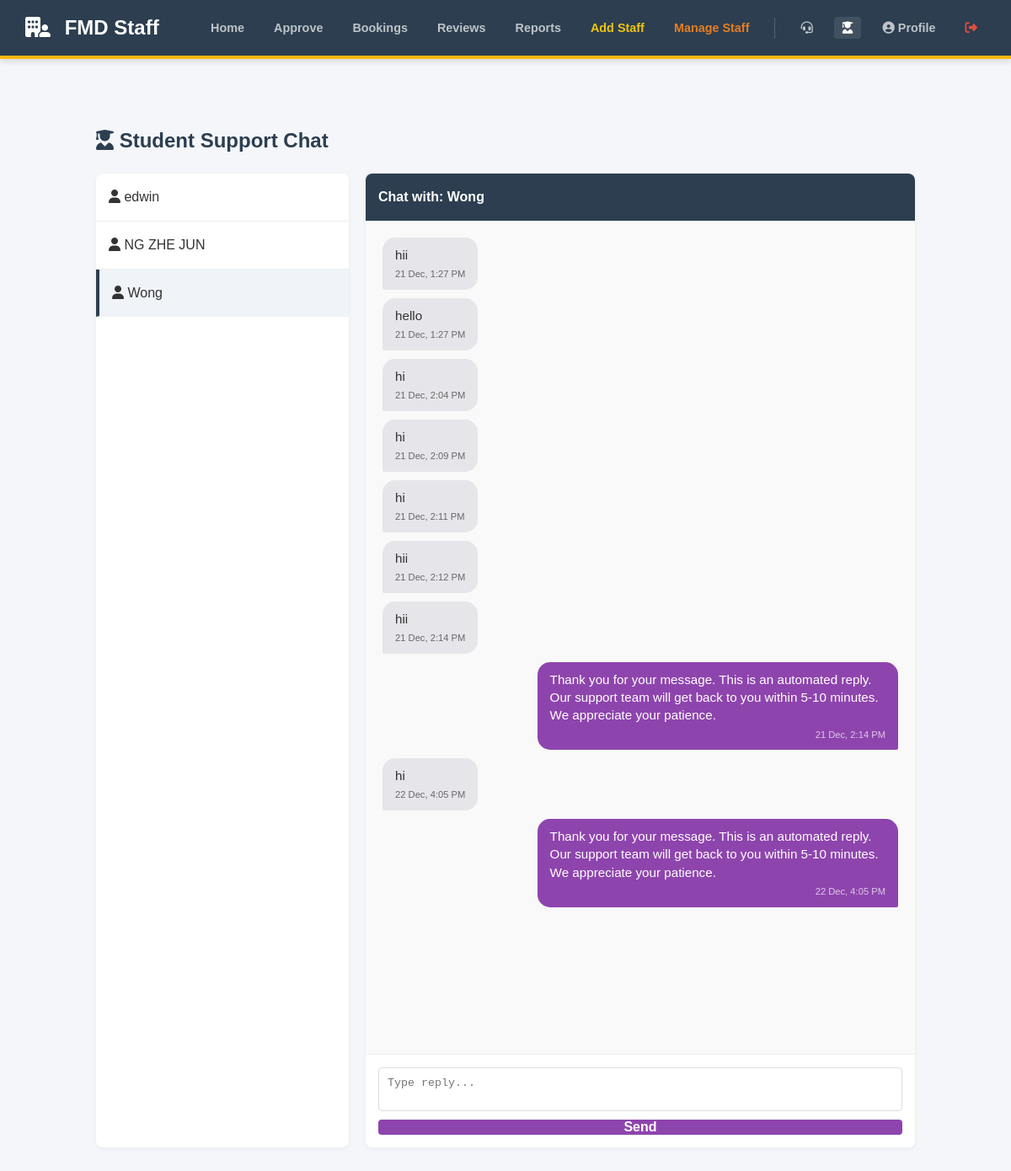
/admin_student_chat.php?student_id=1231201251 (signed in), run on the app's committed database.
### tables this page shows
CREATE TABLE `student_support_messages` (
  `id` int(11) NOT NULL,
  `student_id` varchar(20) NOT NULL,
  `sender_type` enum('student','admin') NOT NULL,
  `message` text NOT NULL,
  `created_at` timestamp NOT NULL DEFAULT current_timestamp(),
  `is_read` tinyint(1) DEFAULT 0
);

### admin_student_chat.php (the view, shortened to what this page needs)
<?php
require_once 'db_connect.php';
$selected_student_id = isset($_GET['student_id']) ? $_GET['student_id'] : '';
$messages = [];
if ($selected_student_id !== '') {
    $sql = "SELECT * FROM student_support_messages WHERE student_id = ? ORDER BY created_at ASC";
    $stmt = $conn->prepare($sql);
    $stmt->bind_param("s", $selected_student_id);
    $stmt->execute();
    $result = $stmt->get_result();
    while ($row = $result->fetch_assoc()) {
        $messages[] = $row;
    }
}
$students_list = [];
$list_sql = "
    SELECT s.student_id, s.name,
    (SELECT COUNT(*) FROM student_support_messages WHERE student_id = s.student_id AND sender_type = 'student' AND is_read = 0) as unread
    FROM students s
    ORDER BY unread DESC, s.name ASC
";
$list_res = mysqli_query($conn, $list_sql);
while($row = mysqli_fetch_assoc($list_res)){
    $students_list[] = $row;
}
require_once 'admin_header.php';
?>
<main class="dashboard-container">
    <div class="container">
        <h2 style="color:#2c3e50; margin:0;"><i class="fa-solid fa-user-graduate"></i> Student Support Chat</h2>
        <div class="chat-layout">
            <div class="chat-sidebar">
                <?php if (count($students_list) > 0): ?>
                    <?php foreach ($students_list as $s): ?>
                        <a href="admin_student_chat.php?student_id=<?php echo urlencode($s['student_id']); ?>"
                           class="student-item <?php echo ($selected_student_id == $s['student_id']) ? 'active' : ''; ?>">
                            <div>
                                <i class="fa-solid fa-user"></i> <?php echo htmlspecialchars($s['name']); ?>
                            </div>
                        </a>
                    <?php endforeach; ?>
                <?php else: ?>
                    <div style="padding:20px; text-align:center; color:#999;">No students found.</div>
                <?php endif; ?>
            </div>
            <div class="chat-area">
                <div class="chat-header">
                    <?php
                        if ($selected_student_id !== '') {
                            $s_name = "Unknown";
                            foreach($students_list as $sl) { if($sl['student_id'] == $selected_student_id) $s_name = $sl['name']; }
                            echo "Chat with: " . htmlspecialchars($s_name);
                        } else {
                            echo "Select a student to start chatting";
                        }
                    ?>
                </div>
                <div class="chat-messages" id="chatMessages">
                    <?php if ($selected_student_id === ''): ?>
                        <div style="text-align:center; margin-top:50px; color:#aaa;">
                            <i class="fa-regular fa-comments" style="font-size:3rem;"></i><br><br>
                            Select a student from the left to view messages.
                        </div>
                    <?php elseif (empty($messages)): ?>
                        <div style="text-align:center; margin-top:50px; color:#aaa;">No messages yet.</div>
                    <?php else: ?>
                        <?php foreach ($messages as $msg): ?>
                            <?php
                                $isAdmin = ($msg['sender_type'] === 'admin');
                                $rowClass = $isAdmin ? 'admin' : 'student';
                            ?>
                            <div class="chat-message-row <?php echo $rowClass; ?>">
                                <div class="chat-bubble <?php echo $rowClass; ?>">
                                    <?php echo nl2br(htmlspecialchars($msg['message'])); ?>
                                    <div class="chat-meta"><?php echo date("d M, g:i A", strtotime($msg['created_at'])); ?></div>
                                </div>
                            </div>
                        <?php endforeach; ?>
                    <?php endif; ?>
                </div>
                <?php if ($selected_student_id !== ''): ?>
                    <form method="post" class="chat-input-wrapper">
                        <textarea name="message" required placeholder="Type reply..."></textarea>
                        <button type="submit">Send</button>
                    </form>
                <?php endif; ?>
            </div>
        </div>
    </div>
</main>
</body>
</html>

### style.css (style rules this page uses)
:root { --primary-color: #005A9C; --primary-dark: #004170; --secondary-color: #FDB813; --light-gray: #f4f4f9; --dark-gray: #333; --white-color: #ffffff; --shadow: 0 4px 6px rgba(0,0,0,0.1); }
* { margin: 0; padding: 0; box-sizing: border-box; }
body { font-family: 'Segoe UI', Tahoma, Geneva, Verdana, sans-serif; background-color: var(--light-gray); color: var(--dark-gray); line-height: 1.6; display: flex; flex-direction: column; min-height: 100vh; padding-bottom: 0; }
html { height: 100%; }
.container { width: 90%; max-width: 1200px; margin: auto; overflow: visible; }
main { padding: 3rem 0; flex: 1; }
form { display: flex; flex-direction: column; text-align: left; width: 100%; }
button[type="submit"] { background-color: var(--primary-color); color: var(--white-color); padding: 12px 20px; border: none; border-radius: 6px; cursor: pointer; font-size: 1rem; font-weight: 700; transition: background-color 0.3s ease; width: 100%; }

### admin_header.php (style rules this page uses)
body { background-color: #f4f6f9; font-family: sans-serif; margin: 0; }
.dashboard-container { margin-top: 30px; width: 90%; margin-left: auto; margin-right: auto; }

### admin_student_chat.php (style rules this page uses)
.chat-layout { display: flex; height: calc(100vh - 100px); margin-top: 20px; gap: 20px; }
.chat-sidebar { width: 300px; background: white; border-radius: 8px; box-shadow: 0 2px 5px rgba(0,0,0,0.05); overflow-y: auto; }
.student-item { padding: 15px; border-bottom: 1px solid #eee; cursor: pointer; display: flex; justify-content: space-between; align-items: center; text-decoration: none; color: #333; }
.student-item:hover, .student-item.active { background-color: #f0f4f8; border-left: 4px solid #2c3e50; }
.chat-area { flex: 1; background: white; border-radius: 8px; box-shadow: 0 2px 5px rgba(0,0,0,0.05); display: flex; flex-direction: column; overflow: hidden; }
.chat-header { padding: 15px; background: #2c3e50; color: white; font-weight: bold; }
.chat-messages { flex: 1; padding: 20px; overflow-y: auto; background: #f9f9f9; display: flex; flex-direction: column; gap: 10px; }
.chat-message-row { display: flex; width: 100%; }
.chat-message-row.admin { justify-content: flex-end; }
.chat-message-row.student { justify-content: flex-start; }
.chat-bubble { max-width: 70%; padding: 10px 15px; border-radius: 15px; font-size: 0.95rem; line-height: 1.4; position: relative; }
.chat-bubble.admin { background-color: #8e44ad; color: white; border-bottom-right-radius: 2px; }
.chat-bubble.student { background-color: #e5e5ea; color: #333; border-bottom-left-radius: 2px; }
.chat-meta { font-size: 0.7rem; margin-top: 5px; opacity: 0.7; text-align: right; }
.chat-input-wrapper { padding: 15px; background: white; border-top: 1px solid #eee; display: flex; gap: 10px; }
.chat-input-wrapper textarea { flex: 1; padding: 10px; border: 1px solid #ddd; border-radius: 4px; resize: none; height: 50px; }
.chat-input-wrapper button { padding: 0 25px; background: #8e44ad; color: white; border: none; border-radius: 4px; cursor: pointer; font-weight: bold; }

### data on the page
student_support_messages: message "hii", created_at "21 Dec, 1:27 PM"
student_support_messages: message "hello", created_at "21 Dec, 1:27 PM"
student_support_messages: message "hi", created_at "21 Dec, 2:04 PM"
student_support_messages: message "hi", created_at "21 Dec, 2:09 PM"
student_support_messages: message "hi", created_at "21 Dec, 2:11 PM"
student_support_messages: message "hii", created_at "21 Dec, 2:12 PM"
student_support_messages: message "hii", created_at "21 Dec, 2:14 PM"
student_support_messages: message "Thank you for your message. This is an automated reply. Our support team will get back to you within 5-10 minutes. We appreciate your patience.", created_at "21 Dec, 2:14 PM"
student_support_messages: message "hi", created_at "22 Dec, 4:05 PM"
student_support_messages: message "Thank you for your message. This is an automated reply. Our support team will get back to you within 5-10 minutes. We appreciate your patience.", created_at "22 Dec, 4:05 PM"

### other printed values
$s['name'] "edwin"
$s['name'] "NG ZHE JUN"
$s['name'] "Wong"
$s_name "Wong"
